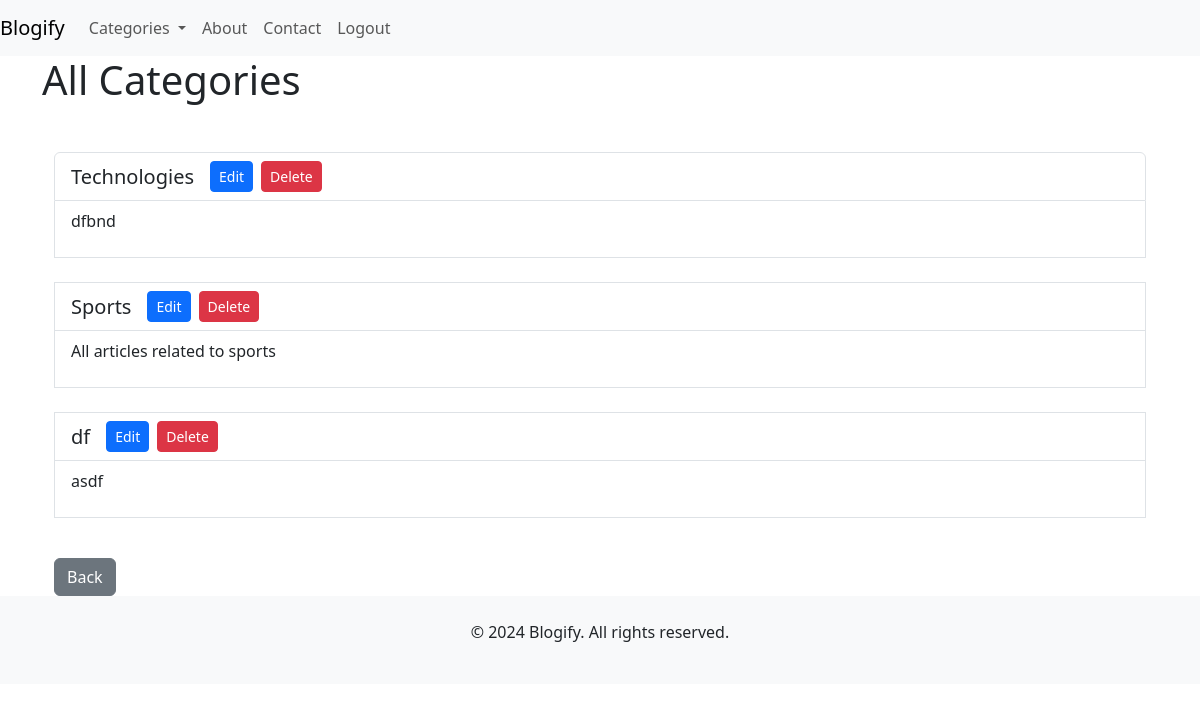
/Users/categories/, run on an earlier commit of the app's database.
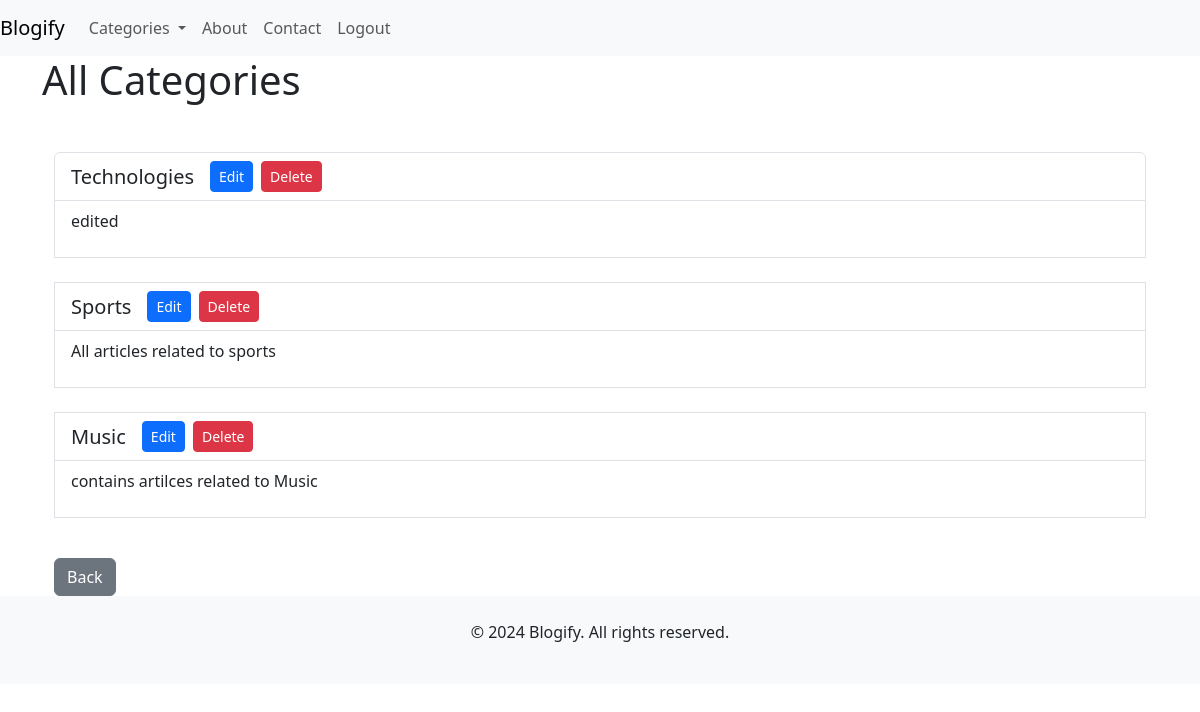
And on a later commit of the database.
### blog/models.py (models this page shows, shortened)
class Category(models.Model):
    name = models.CharField(max_length=100, unique=True)
    description = models.TextField(blank=True, null=True)

### User/views.py (the view)
# urls.py: path('categories/', views.AdminCategoryList, name='admin_category_list'),
def AdminCategoryList(request):
    categories = Category.objects.all()
    return render(request, 'admin/admin_category_list.html', {'categories': categories})

### User/templates/admin/admin_category_list.html (shortened to what this page needs)
{% extends 'admin/admin_base.html' %}
{% block content %}
<h1>All Categories</h1>
<div class="container mt-5">
    {% if categories %}
        <div class="list-group">
            {% for category in categories %}
                <div class="list-group-item d-flex justify-content-between align-items-center">
                    <div class="d-flex align-items-center">
                        <h5 class="mb-0 me-3">{{ category.name }}</h5>
                        <a href="{% url 'edit_category' category.id %}" class="btn btn-sm btn-primary me-2">Edit</a>
                        <a href="{% url 'delete_category' category.id %}" class="btn btn-sm btn-danger">Delete</a>
                    </div>
                </div>
                <div class="list-group-item d-flex justify-content-between align-items-center">
                    <p>{{category.description}}</p>
                </div>
                <br>
            {% endfor %}
        </div>
        <a href="{% url 'admin_home' %}" class="btn btn-secondary mt-3">Back</a>
    {% else %}
        <p>No categories available.</p>
    {% endif %}
</div>
{% endblock %}

What changed in the data, as far as the page shows it:
changed Category "Technologies": description "dfbnd" → "edited"
changed Category: name "df" → "Music"; description "asdf" → "contains artilces related to Music"
